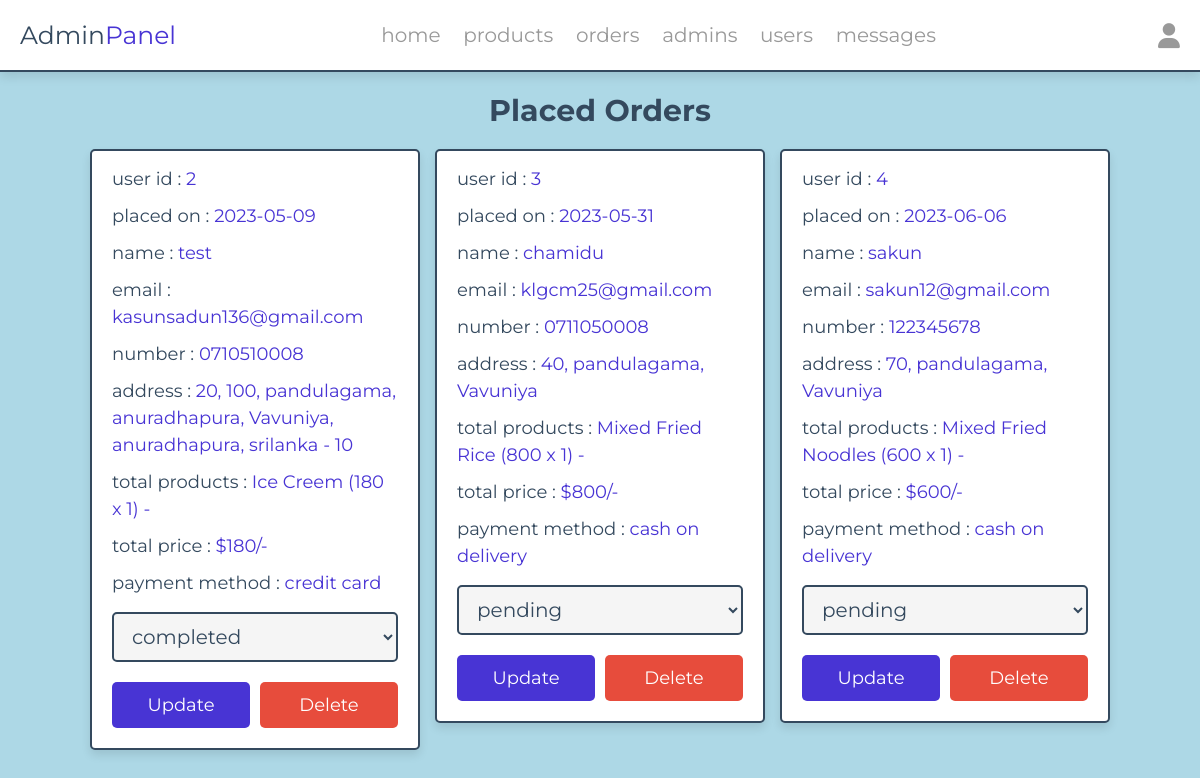
The page /admin/placed_orders.php (signed in) on the database its author committed.
### tables this page shows
CREATE TABLE `orders` (
  `id` int(100) NOT NULL,
  `user_id` int(100) NOT NULL,
  `name` varchar(20) NOT NULL,
  `number` varchar(10) NOT NULL,
  `email` varchar(50) NOT NULL,
  `method` varchar(50) NOT NULL,
  `address` varchar(500) NOT NULL,
  `total_products` varchar(1000) NOT NULL,
  `total_price` int(100) NOT NULL,
  `placed_on` date NOT NULL DEFAULT current_timestamp(),
  `payment_status` varchar(20) NOT NULL DEFAULT 'pending'
);

### admin/placed_orders.php (the view, shortened to what this page needs)
<?php
include '../components/connect.php';
?>
<!DOCTYPE html>
<html lang="en">
<head>
   <link rel="stylesheet" href="https://cdnjs.cloudflare.com/ajax/libs/font-awesome/6.1.1/css/all.min.css">
   <link rel="stylesheet" href="../css/admin_style.css">
   <link rel="stylesheet" href="../css/das.css">
</head>
<body>
<?php include '../components/admin_header.php' ?>
<section class="placed-orders">
   <h1 class="heading">placed orders</h1>
   <div class="box-container">
   <?php
      $select_orders = $conn->prepare("SELECT * FROM `orders`");
      $select_orders->execute();
      if($select_orders->rowCount() > 0){
         while($fetch_orders = $select_orders->fetch(PDO::FETCH_ASSOC)){
   ?>
   <div class="box">
      <p> user id : <span><?= $fetch_orders['user_id']; ?></span> </p>
      <p> placed on : <span><?= $fetch_orders['placed_on']; ?></span> </p>
      <p> name : <span><?= $fetch_orders['name']; ?></span> </p>
      <p> email : <span><?= $fetch_orders['email']; ?></span> </p>
      <p> number : <span><?= $fetch_orders['number']; ?></span> </p>
      <p> address : <span><?= $fetch_orders['address']; ?></span> </p>
      <p> total products : <span><?= $fetch_orders['total_products']; ?></span> </p>
      <p> total price : <span>$<?= $fetch_orders['total_price']; ?>/-</span> </p>
      <p> payment method : <span><?= $fetch_orders['method']; ?></span> </p>
      <form action="" method="POST">
         <select name="payment_status" class="drop-down">
            <option value="" selected disabled><?= $fetch_orders['payment_status']; ?></option>
         </select>
         <div class="flex-btn">
            <input type="submit" value="update" class="btn" name="update_payment">
            <a href="placed_orders.php?delete=<?= $fetch_orders['id']; ?>" class="delete-btn" onclick="return confirm('delete this order?');">delete</a>
         </div>
      </form>
   </div>
   <?php
      }
   }else{
      echo '<p class="empty">no orders placed yet!</p>';
   }
   ?>
   </div>
</section>
</body>
</html>

### css/admin_style.css (style rules this page uses)
:root { --main-color:#4834d4; --red:#e74c3c; --orange:#f39c12; --black:#34495e; --white:#fff; --light-bg:#f5f5f5; --light-color:#999; --border:.2rem solid var(--black); --box-shadow:0 .5rem 1rem rgba(0,0,0,.1); }
* { font-family: 'Montserrat', sans-serif; margin:0; padding:0; box-sizing: border-box; text-decoration: none; outline: none; border:none; }
html { font-size: 62.5%; overflow-x: hidden; }
body { background-color: var(--light-bg); }
section { max-width: 1200px; margin:0 auto; padding:2rem; }
.btn, .delete-btn, .option-btn { display: block; margin-top: 1rem; border-radius: .5rem; cursor: pointer; width: 100%; font-size: 1.8rem; color:var(--white); padding:1.2rem 3rem; text-transform: capitalize; text-align: center; }
.btn { background-color: var(--main-color); }
.delete-btn { background-color: var(--red); }
.flex-btn { display: flex; gap:1rem; }
.heading { text-align: center; margin-bottom: 2rem; text-transform: capitalize; color:var(--black); font-size: 3rem; }
.placed-orders .box-container { display: grid; grid-template-columns: repeat(auto-fit, 33rem); gap:1.5rem; justify-content: center; align-items: flex-start; }
.placed-orders .box-container .box { background-color: var(--white); border-radius: .5rem; box-shadow: var(--box-shadow); border:var(--border); padding:2rem; padding-top: 1rem; }
.placed-orders .box-container .box p { padding: .5rem 0; line-height: 1.5; font-size: 1.8rem; color:var(--black); }
.placed-orders .box-container .box p span { color:var(--main-color); }
.placed-orders .box-container .box .drop-down { width: 100%; margin:1rem 0; background-color: var(--light-bg); padding:1rem 1.4rem; font-size: 2rem; color:var(--black); border:var(--border); border-radius: .5rem; }

### css/das.css (style rules this page uses)
body { background-color:lightblue; }

### rows shown on the page
orders: user "2", placed_on "2023-05-09", name "test", email "kasunsadun136@gmail.com", number "0710510008", address "20, 100, pandulagama, anuradhapura, Vavuniya, anuradhapura, srilanka - 10", total_products "Ice Creem (180 x 1) -", total_price "180", method "credit card", payment_status "completed"
orders: user "3", placed_on "2023-05-31", name "chamidu", email "klgcm25@gmail.com", number "0711050008", address "40, pandulagama, Vavuniya", total_products "Mixed Fried Rice (800 x 1) -", total_price "800", method "cash on delivery", payment_status "pending"
orders: user "4", placed_on "2023-06-06", name "sakun", email "sakun12@gmail.com", number "122345678", address "70, pandulagama, Vavuniya", total_products "Mixed Fried Noodles (600 x 1) -", total_price "600", method "cash on delivery", payment_status "pending"
